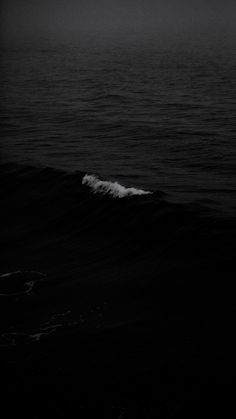
#> input picture images/dark_image.jpg, 236 x 419 px
$ python HW1-part1.py
#> lines starting #> are read from the running program, lines starting #| are printed output that depends on the picture
# Po-Shen Lee
# Date: 09/29/2024
# HW1 - Part 1: Histogram Equalization

import cv2
import numpy as np
import matplotlib.pyplot as plt


def histogram_equalization(image):
    # Flatten the image to 1D array
    flat = image.flatten()

    # Calculate the histogram (count of each intensity value)
    hist = np.bincount(flat, minlength=256)
#> hist = 256 values, max 19254 at index 1, min 0 at index 139, mean 386.3

    # Compute the cumulative distribution function (CDF)
    cdf = np.cumsum(hist)
#> cdf = 256 values from 8398 to 98884

    # Normalize CDF to [0, 255]
    cdf_normalized = 255 * (cdf - cdf.min()) / (cdf.max() - cdf.min())
#> cdf_normalized = 256 values from 0 to 255
    cdf_normalized = cdf_normalized.astype(np.uint8)

    # Map the old pixel values to the new ones using the CDF
    equalized_image = cdf_normalized[flat]
    equalized_image = equalized_image.reshape(image.shape)
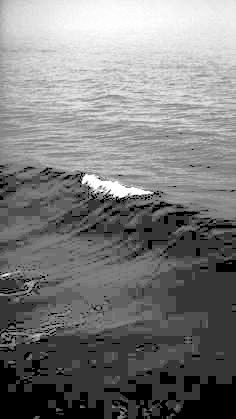
#> equalized_image: shape (419, 236); min 0, max 255, mean 124.4

    return equalized_image


# Load the dark image from canvas
image = cv2.imread('images/dark_image.jpg', cv2.IMREAD_GRAYSCALE)

# Apply manual histogram equalization
equalized_image_manual = histogram_equalization(image)

# Compare with OpenCV's built-in equalizeHist function
equalized_image_cv2 = cv2.equalizeHist(image)

# Display results
plt.subplot(1, 3, 1), plt.imshow(image, cmap='gray'), plt.title('Original')
plt.subplot(1, 3, 2), plt.imshow(equalized_image_manual,
                                 cmap='gray'), plt.title('Manual Equalization')
plt.subplot(1, 3, 3), plt.imshow(equalized_image_cv2,
                                 cmap='gray'), plt.title('OpenCV Equalization')
plt.show()
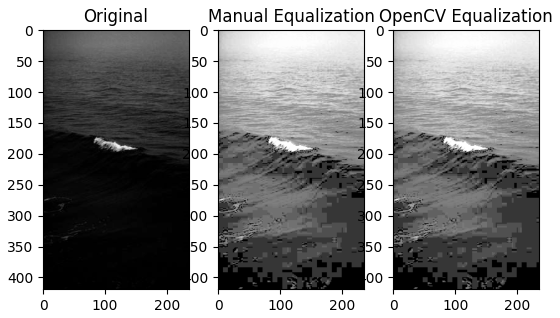
#> figure drawn by matplotlib, 3 panels

# Save the images if needed
cv2.imwrite('equalized_manual.jpg', equalized_image_manual)
cv2.imwrite('equalized_cv2.jpg', equalized_image_cv2)
